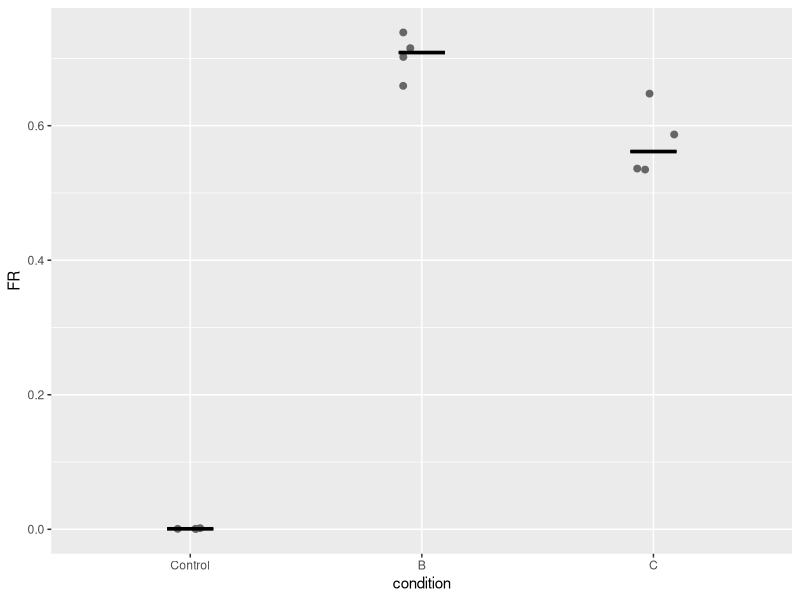
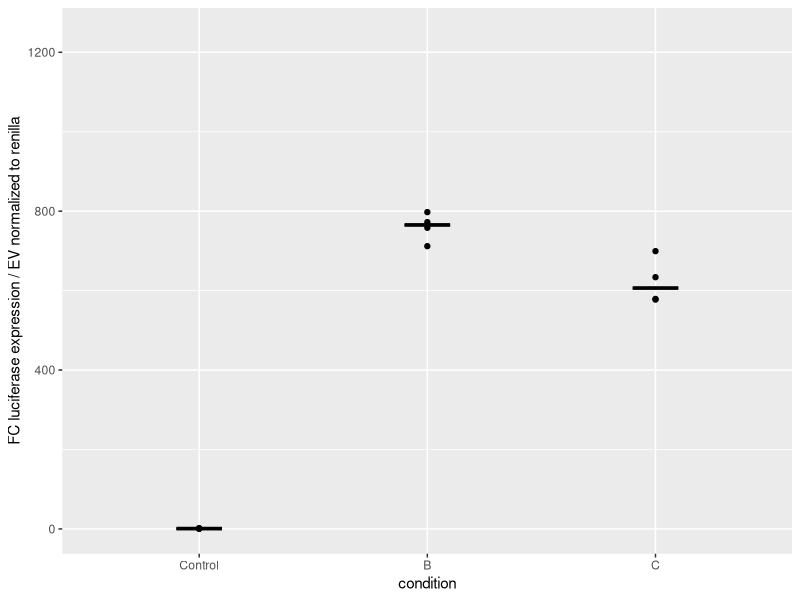
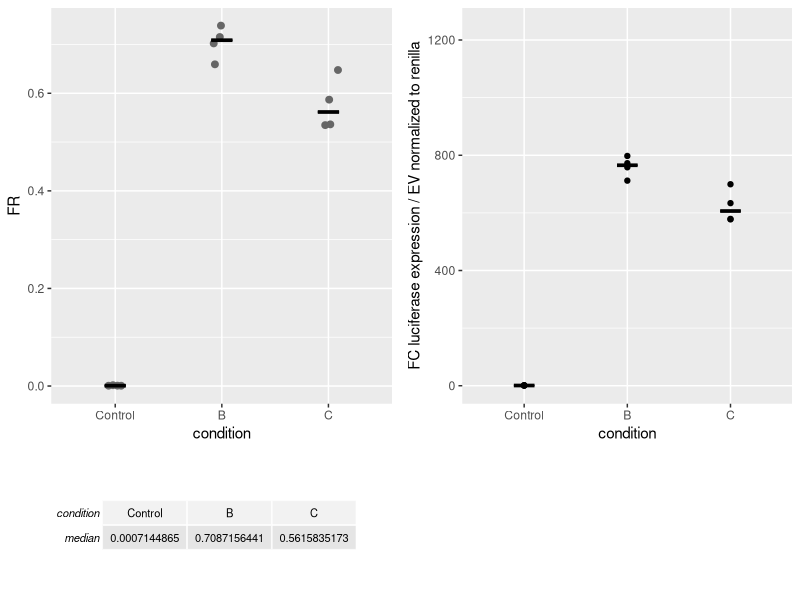
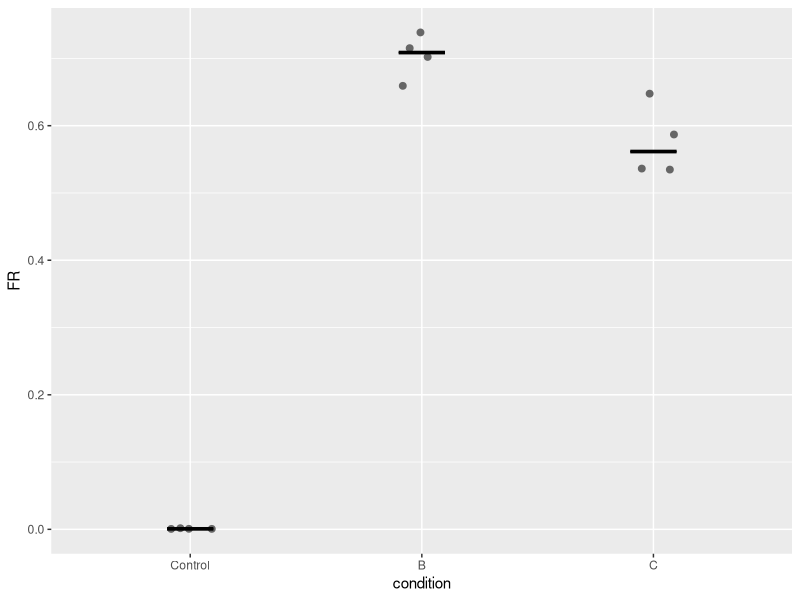
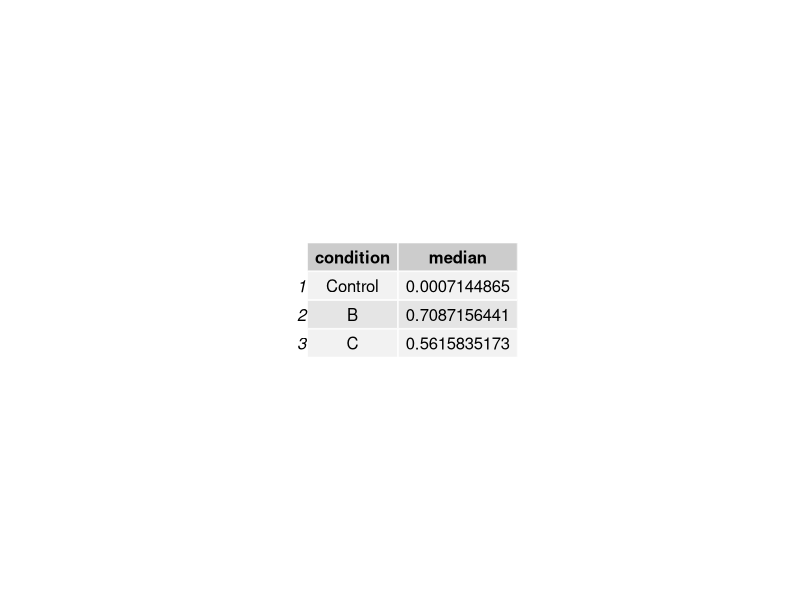
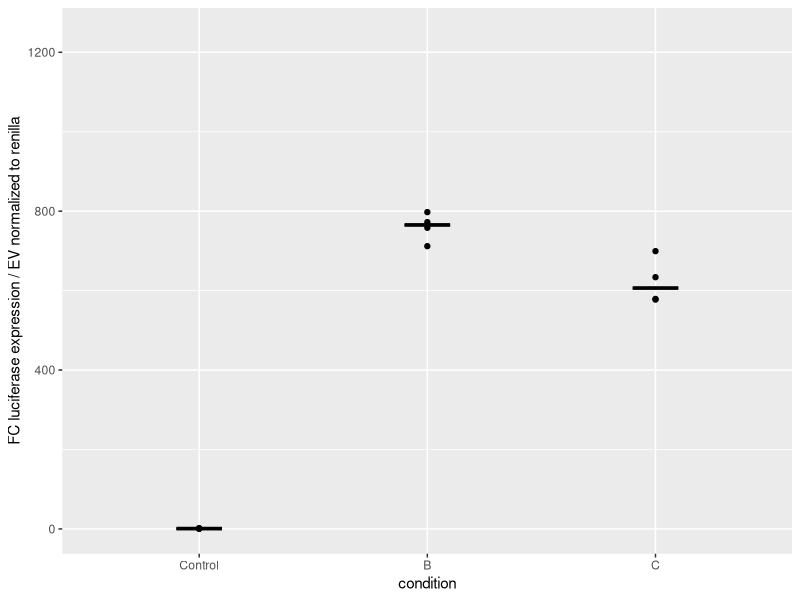

Here is the R script that generated these plots, in order:
# Dual Luciferase Analysis Pipeline
# Elias Brandorff, SILS Amsterdam Version 1
# import excel data from GloMax luminescence machine
# level 1 calculations: normalize expression to internal control 
# plot normalized expression values
# produce a summary table
# level 2 calculations: normalize expression of experimental to control condition
# plot relative expression 


#set working path
setwd("C:/DualReporterPipeline/")

# load the relevant libraries
library(readxl)
library(tidyr)
library(ggplot2)
library(dplyr)
library(gridExtra)
library(magrittr)

# import complete excel output GloMax with readxl into a dataframe.
# either point to number or name of the correct sheet 
all_data_from_excel <- read_excel("DualReporter_example_data.xlsx", sheet = "Results")

#Subset firefly data
firefly <- all_data_from_excel[19:26,6:17] %>% unlist()

#Subset renilla data
renilla <- all_data_from_excel[40:47,6:17] %>% unlist()

#Read conditions from a csv file - empty cells are interpreted as NA
df_conditions <- read.csv("conditions.csv", stringsAsFactors = FALSE, na.strings = c("","NA","na"))

#Subset the dataframe, to select only conditions (get rid of row names)
df_conditions <- df_conditions[1:8,2:13] 

#Convert the dataframe with conditions to a vector
condition <- df_conditions %>% unlist(use.names = FALSE)

#Combine all vectors in a (tidy) dataframe, remove data that has no condition associated with it
#Note: By using filtering for NA, the 'condition' vector defines the data you want to analyze/display
df <- data.frame(condition,firefly,renilla) %>% filter(!is.na(condition))

#add a column that in which data is normalized to internal control
df <- df %>% mutate(FR=firefly/renilla) %>% na.omit() #Remove NA from the table (i.e. cells without data)

#Ensure that the order of the conditions is kept (otherwise ordering is alphabetical)
df$condition <- factor(df$condition, levels=unique(df$condition))

#Use this line of code when you want to sort the data acoording to median of FR
# df$condition <- reorder(df$condition, df$FR, median, na.rm = TRUE)

FR_tidy <- df

# FR <- firefly / renilla

# convert dataframe to tidy format
# FR_tidy <- gather(FR, condition, FR)

#plotting FR ratios for data overview
p1 <- ggplot(FR_tidy, aes(x = condition, y = FR)) +
  geom_jitter(position=position_jitter(0.1), cex=2, color="grey40") +
  stat_summary(fun.y = median, fun.ymin = median, fun.ymax = median,
               geom = "crossbar", width = 0.2)

p1

#Save p1 in png format
png("FR_summary.png", width = 300, height = 300)
plot(p1)
dev.off()

#FR summary
FR2_tidy2 <- FR_tidy %>%
  group_by(condition) %>%
  summarise(median = median(FR, na.rm = TRUE))

#Display FR2 in command line
FR2_tidy2


#produce a table in PDF for publication containing the mean FR ratio per condition
pdf("FR1.pdf", height=11, width=10)
grid.table(FR2_tidy2)
dev.off()

#doing the relative calculation i.e. normalize to expression of the empty vector "Ev"
#Calculate the average of the EV control
EV_mean <- FR_tidy %>% filter(condition=="Control") %>% summarise(mean_EV_FR=mean(FR))  %>% unlist(use.names = FALSE)

#Divide FR by EV control value
FR_tidy <- FR_tidy %>% mutate(FC = FR/EV_mean)

# cond1 <- FR$B/FR$A
# cond2 <- FR$C/FR$A
# relative <- tibble(cond1, cond2)
# relative_tidy <- gather(relative, condition, FC)
# relative_tidy


p2 <- ggplot(FR_tidy, aes(condition, FC)) + 
  geom_point() +
  stat_summary(fun.y = median, fun.ymin = median, fun.ymax = median,
               geom = "crossbar", width = 0.2) +
  ylab("FC luciferase expression / EV normalized to renilla") +
  ylim(0,1250)

p2

#Save p2 in png format  
png("FC_lucexpression.png", width = 300, height = 300)
plot(p2)
dev.off()


tbl_median <- tableGrob(t(FR2_tidy2), theme = ttheme_default(8))
grid.arrange(p1, p2, tbl_median, ncol=2, nrow=2, as.table=TRUE, heights=c(3,1))

